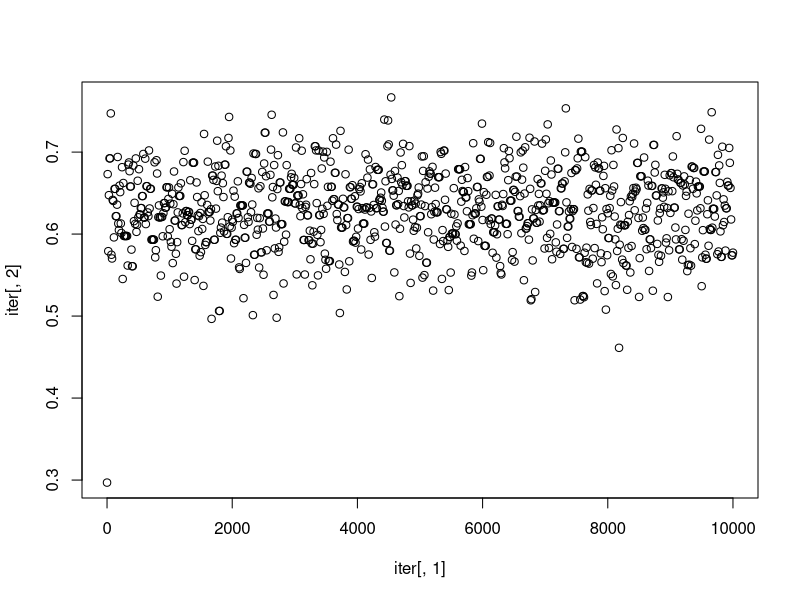
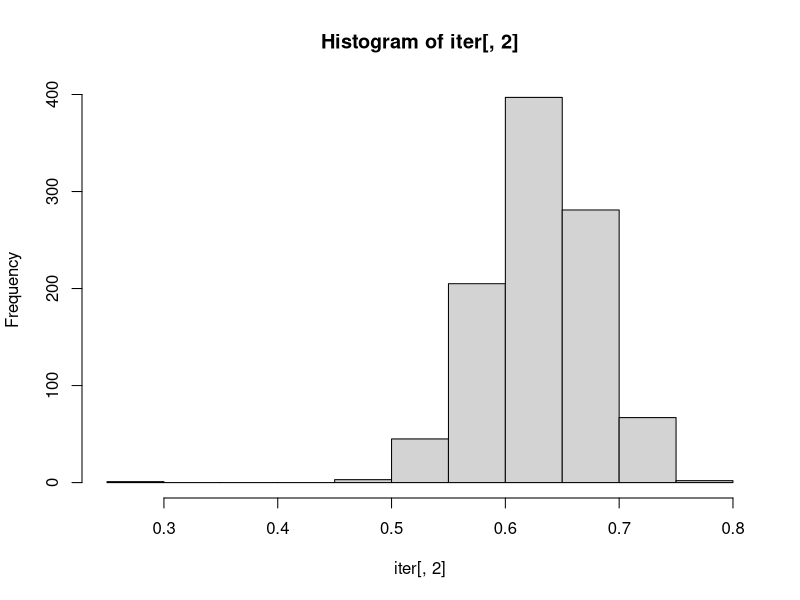
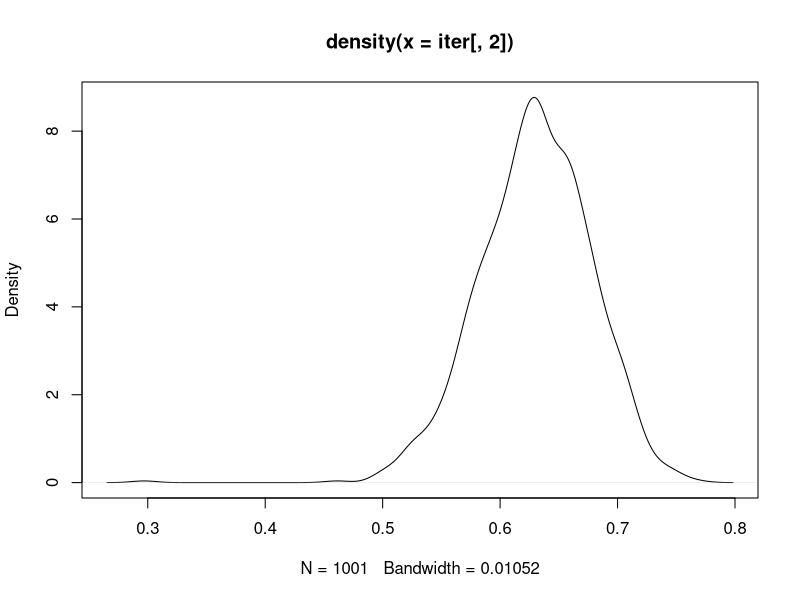

Reproduce these figures in R, in order.
n <- 100
x <- 63

a <- 1
b <- 1

p <- rbeta(1,a,b)

likefun <- function(x,p,n){
	if (p<0 || p>1){
		return(0)
	} 
	l <- dbinom(x,n,p)
	return(l)
}

priorfun <- function(p,a,b){
	if (p < 0 || p > 1){
		return(0)
      }
	pp = dbeta(p,a,b)
	return(pp)
}

iter <- as.data.frame(t(c(0,p)))
names(iter) <- c("Iteration","Theta")

printgen <- 10
reps <- 10^4
k <- 2

for (rep in 1:reps){
	p_prime <- runif(1,0,1)
	R <- ( likefun(x,p_prime,n) / likefun(x,p,n) ) * ( priorfun(p_prime,a,b) / priorfun(p,a,b) ) 
	u <- runif(1,0,1)
	if (u<R){ #Accept
		p <- p_prime
	} 

#Otherwise if u>=R, reject and p <- p
#Now store the current value of p
	if ( (rep %% printgen) == 0 ) {
		iter[k,] <- t(c(rep,p))
		k <- k+1
	}
}

i <- 1:(k-1)

plot(iter[,1],iter[,2])
hist(iter[,2])
plot(density(iter[,2]))